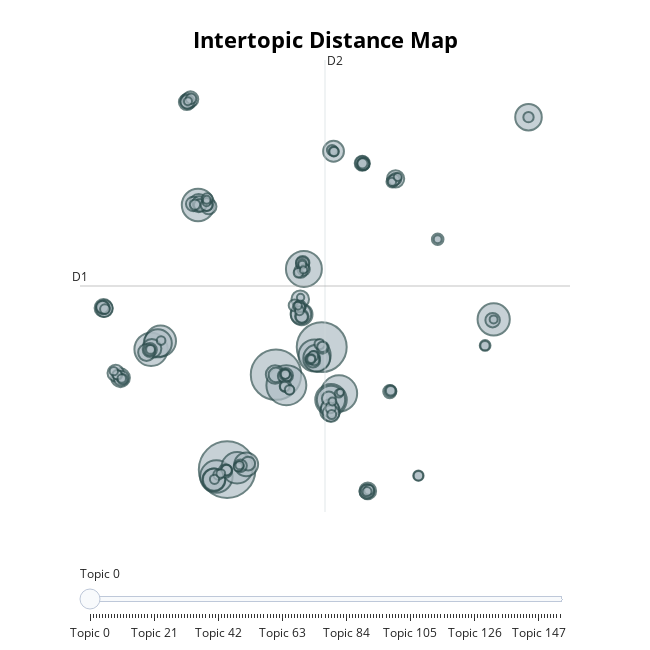

The code cell stored with this chart in its notebook:
### Code cell
topic_model.visualize_topics()

### Figure 1 — Plotly figure (JSON) as saved in the notebook; plotly's stock layout.template omitted (floating-point values rounded to 4 significant figures; data arrays with more than 128 entries replaced by an {"elided": "..."} marker saying what was removed)
{"data": [{"customdata": {"elided": "155x3 mixed values"}, "hovertemplate": "<b>Topic %{customdata[0]}</b><br>%{customdata[1]}<br>Size: %{customdata[2]}", "legendgroup": "", "marker": {"color": "#B0BEC5", "line": {"color": "DarkSlateGrey", "width": 2}, "size": {"elided": "155 int values"}, "sizemode": "area", "sizeref": 1.909, "symbol": "circle"}, "mode": "markers", "name": "", "orientation": "v", "showlegend": false, "type": "scatter", "x": {"elided": "155 float values"}, "xaxis": "x", "y": {"elided": "155 float values"}, "yaxis": "y"}], "layout": {"annotations": [{"showarrow": false, "text": "D1", "x": -11.3, "y": 5.702, "yshift": 10}, {"showarrow": false, "text": "D2", "x": 4.808, "xshift": 10, "y": 24.0}], "height": 650, "hoverlabel": {"bgcolor": "white", "font": {"family": "Rockwell", "size": 16}}, "legend": {"itemsizing": "constant", "tracegroupgap": 0}, "margin": {"t": 60}, "shapes": [{"line": {"color": "#CFD8DC", "width": 2}, "type": "line", "x0": 4.808, "x1": 4.808, "y0": -12.59, "y1": 24.0}, {"line": {"color": "#9E9E9E", "width": 2}, "type": "line", "x0": -11.3, "x1": 20.91, "y0": 5.702, "y1": 5.702}], "sliders": [{"active": 0, "pad": {"t": 50}, "steps": [{"args": [{"marker.color": {"elided": "1x155 str values"}}], "label": "Topic 0", "method": "update"}, {"args": [{"marker.color": {"elided": "1x155 str values"}}], "label": "Topic 1", "method": "update"}, {"args": [{"marker.color": {"elided": "1x155 str values"}}], "label": "Topic 2", "method": "update"}, {"args": [{"marker.color": {"elided": "1x155 str values"}}], "label": "Topic 3", "method": "update"}, {"args": [{"marker.color": {"elided": "1x155 str values"}}], "label": "Topic 4", "method": "update"}, {"args": [{"marker.color": {"elided": "1x155 str values"}}], "label": "Topic 5", "method": "update"}, {"args": [{"marker.color": {"elided": "1x155 str values"}}], "label": "Topic 6", "method": "update"}, {"args": [{"marker.color": {"elided": "1x155 str values"}}], "label": "Topic 7", "method": "update"}, {"args": [{"marker.color": {"elided": "1x155 str values"}}], "label": "Topic 8", "method": "update"}, {"args": [{"marker.color": {"elided": "1x155 str values"}}], "label": "Topic 9", "method": "update"}, {"args": [{"marker.color": {"elided": "1x155 str values"}}], "label": "Topic 10", "method": "update"}, {"args": [{"marker.color": {"elided": "1x155 str values"}}], "label": "Topic 11", "method": "update"}, {"args": [{"marker.color": {"elided": "1x155 str values"}}], "label": "Topic 12", "method": "update"}, {"args": [{"marker.color": {"elided": "1x155 str values"}}], "label": "Topic 13", "method": "update"}, {"args": [{"marker.color": {"elided": "1x155 str values"}}], "label": "Topic 14", "method": "update"}, {"args": [{"marker.color": {"elided": "1x155 str values"}}], "label": "Topic 15", "method": "update"}, {"args": [{"marker.color": {"elided": "1x155 str values"}}], "label": "Topic 16", "method": "update"}, {"args": [{"marker.color": {"elided": "1x155 str values"}}], "label": "Topic 17", "method": "update"}, {"args": [{"marker.color": {"elided": "1x155 str values"}}], "label": "Topic 18", "method": "update"}, {"args": [{"marker.color": {"elided": "1x155 str values"}}], "label": "Topic 19", "method": "update"}, {"args": [{"marker.color": {"elided": "1x155 str values"}}], "label": "Topic 20", "method": "update"}, {"args": [{"marker.color": {"elided": "1x155 str values"}}], "label": "Topic 21", "method": "update"}, {"args": [{"marker.color": {"elided": "1x155 str values"}}], "label": "Topic 22", "method": "update"}, {"args": [{"marker.color": {"elided": "1x155 str values"}}], "label": "Topic 23", "method": "update"}, {"args": [{"marker.color": {"elided": "1x155 str values"}}], "label": "Topic 24", "method": "update"}, {"args": [{"marker.color": {"elided": "1x155 str values"}}], "label": "Topic 25", "method": "update"}, {"args": [{"marker.color": {"elided": "1x155 str values"}}], "label": "Topic 26", "method": "update"}, {"args": [{"marker.color": {"elided": "1x155 str values"}}], "label": "Topic 27", "method": "update"}, {"args": [{"marker.color": {"elided": "1x155 str values"}}], "label": "Topic 28", "method": "update"}, {"args": [{"marker.color": {"elided": "1x155 str values"}}], "label": "Topic 29", "method": "update"}, {"args": [{"marker.color": {"elided": "1x155 str values"}}], "label": "Topic 30", "method": "update"}, {"args": [{"marker.color": {"elided": "1x155 str values"}}], "label": "Topic 31", "method": "update"}, {"args": [{"marker.color": {"elided": "1x155 str values"}}], "label": "Topic 32", "method": "update"}, {"args": [{"marker.color": {"elided": "1x155 str values"}}], "label": "Topic 33", "method": "update"}, {"args": [{"marker.color": {"elided": "1x155 str values"}}], "label": "Topic 34", "method": "update"}, {"args": [{"marker.color": {"elided": "1x155 str values"}}], "label": "Topic 35", "method": "update"}, {"args": [{"marker.color": {"elided": "1x155 str values"}}], "label": "Topic 36", "method": "update"}, {"args": [{"marker.color": {"elided": "1x155 str values"}}], "label": "Topic 37", "method": "update"}, {"args": [{"marker.color": {"elided": "1x155 str values"}}], "label": "Topic 38", "method": "update"}, {"args": [{"marker.color": {"elided": "1x155 str values"}}], "label": "Topic 39", "method": "update"}, {"args": [{"marker.color": {"elided": "1x155 str values"}}], "label": "Topic 40", "method": "update"}, {"args": [{"marker.color": {"elided": "1x155 str values"}}], "label": "Topic 41", "method": "update"}, {"args": [{"marker.color": {"elided": "1x155 str values"}}], "label": "Topic 42", "method": "update"}, {"args": [{"marker.color": {"elided": "1x155 str values"}}], "label": "Topic 43", "method": "update"}, {"args": [{"marker.color": {"elided": "1x155 str values"}}], "label": "Topic 44", "method": "update"}, {"args": [{"marker.color": {"elided": "1x155 str values"}}], "label": "Topic 45", "method": "update"}, {"args": [{"marker.color": {"elided": "1x155 str values"}}], "label": "Topic 46", "method": "update"}, {"args": [{"marker.color": {"elided": "1x155 str values"}}], "label": "Topic 47", "method": "update"}, {"args": [{"marker.color": {"elided": "1x155 str values"}}], "label": "Topic 48", "method": "update"}, {"args": [{"marker.color": {"elided": "1x155 str values"}}], "label": "Topic 49", "method": "update"}, {"args": [{"marker.color": {"elided": "1x155 str values"}}], "label": "Topic 50", "method": "update"}, {"args": [{"marker.color": {"elided": "1x155 str values"}}], "label": "Topic 51", "method": "update"}, {"args": [{"marker.color": {"elided": "1x155 str values"}}], "label": "Topic 52", "method": "update"}, {"args": [{"marker.color": {"elided": "1x155 str values"}}], "label": "Topic 53", "method": "update"}, {"args": [{"marker.color": {"elided": "1x155 str values"}}], "label": "Topic 54", "method": "update"}, {"args": [{"marker.color": {"elided": "1x155 str values"}}], "label": "Topic 55", "method": "update"}, {"args": [{"marker.color": {"elided": "1x155 str values"}}], "label": "Topic 56", "method": "update"}, {"args": [{"marker.color": {"elided": "1x155 str values"}}], "label": "Topic 57", "method": "update"}, {"args": [{"marker.color": {"elided": "1x155 str values"}}], "label": "Topic 58", "method": "update"}, {"args": [{"marker.color": {"elided": "1x155 str values"}}], "label": "Topic 59", "method": "update"}, {"args": [{"marker.color": {"elided": "1x155 str values"}}], "label": "Topic 60", "method": "update"}, {"args": [{"marker.color": {"elided": "1x155 str values"}}], "label": "Topic 61", "method": "update"}, {"args": [{"marker.color": {"elided": "1x155 str values"}}], "label": "Topic 62", "method": "update"}, {"args": [{"marker.color": {"elided": "1x155 str values"}}], "label": "Topic 63", "method": "update"}, {"args": [{"marker.color": {"elided": "1x155 str values"}}], "label": "Topic 64", "method": "update"}, {"args": [{"marker.color": {"elided": "1x155 str values"}}], "label": "Topic 65", "method": "update"}, {"args": [{"marker.color": {"elided": "1x155 str values"}}], "label": "Topic 66", "method": "update"}, {"args": [{"marker.color": {"elided": "1x155 str values"}}], "label": "Topic 67", "method": "update"}, {"args": [{"marker.color": {"elided": "1x155 str values"}}], "label": "Topic 68", "method": "update"}, {"args": [{"marker.color": {"elided": "1x155 str values"}}], "label": "Topic 69", "method": "update"}, {"args": [{"marker.color": {"elided": "1x155 str values"}}], "label": "Topic 70", "method": "update"}, {"args": [{"marker.color": {"elided": "1x155 str values"}}], "label": "Topic 71", "method": "update"}, {"args": [{"marker.color": {"elided": "1x155 str values"}}], "label": "Topic 72", "method": "update"}, {"args": [{"marker.color": {"elided": "1x155 str values"}}], "label": "Topic 73", "method": "update"}, {"args": [{"marker.color": {"elided": "1x155 str values"}}], "label": "Topic 74", "method": "update"}, {"args": [{"marker.color": {"elided": "1x155 str values"}}], "label": "Topic 75", "method": "update"}, {"args": [{"marker.color": {"elided": "1x155 str values"}}], "label": "Topic 76", "method": "update"}, {"args": [{"marker.color": {"elided": "1x155 str values"}}], "label": "Topic 77", "method": "update"}, {"args": [{"marker.color": {"elided": "1x155 str values"}}], "label": "Topic 78", "method": "update"}, {"args": [{"marker.color": {"elided": "1x155 str values"}}], "label": "Topic 79", "method": "update"}, {"args": [{"marker.color": {"elided": "1x155 str values"}}], "label": "Topic 80", "method": "update"}, {"args": [{"marker.color": {"elided": "1x155 str values"}}], "label": "Topic 81", "method": "update"}, {"args": [{"marker.color": {"elided": "1x155 str values"}}], "label": "Topic 82", "method": "update"}, {"args": [{"marker.color": {"elided": "1x155 str values"}}], "label": "Topic 83", "method": "update"}, {"args": [{"marker.color": {"elided": "1x155 str values"}}], "label": "Topic 84", "method": "update"}, {"args": [{"marker.color": {"elided": "1x155 str values"}}], "label": "Topic 85", "method": "update"}, {"args": [{"marker.color": {"elided": "1x155 str values"}}], "label": "Topic 86", "method": "update"}, {"args": [{"marker.color": {"elided": "1x155 str values"}}], "label": "Topic 87", "method": "update"}, {"args": [{"marker.color": {"elided": "1x155 str values"}}], "label": "Topic 88", "method": "update"}, {"args": [{"marker.color": {"elided": "1x155 str values"}}], "label": "Topic 89", "method": "update"}, {"args": [{"marker.color": {"elided": "1x155 str values"}}], "label": "Topic 90", "method": "update"}, {"args": [{"marker.color": {"elided": "1x155 str values"}}], "label": "Topic 91", "method": "update"}, {"args": [{"marker.color": {"elided": "1x155 str values"}}], "label": "Topic 92", "method": "update"}, {"args": [{"marker.color": {"elided": "1x155 str values"}}], "label": "Topic 93", "method": "update"}, {"args": [{"marker.color": {"elided": "1x155 str values"}}], "label": "Topic 94", "method": "update"}, {"args": [{"marker.color": {"elided": "1x155 str values"}}], "label": "Topic 95", "method": "update"}, {"args": [{"marker.color": {"elided": "1x155 str values"}}], "label": "Topic 96", "method": "update"}, {"args": [{"marker.color": {"elided": "1x155 str values"}}], "label": "Topic 97", "method": "update"}, {"args": [{"marker.color": {"elided": "1x155 str values"}}], "label": "Topic 98", "method": "update"}, {"args": [{"marker.color": {"elided": "1x155 str values"}}], "label": "Topic 99", "method": "update"}, {"args": [{"marker.color": {"elided": "1x155 str values"}}], "label": "Topic 100", "method": "update"}, {"args": [{"marker.color": {"elided": "1x155 str values"}}], "label": "Topic 101", "method": "update"}, {"args": [{"marker.color": {"elided": "1x155 str values"}}], "label": "Topic 102", "method": "update"}, {"args": [{"marker.color": {"elided": "1x155 str values"}}], "label": "Topic 103", "method": "update"}, {"args": [{"marker.color": {"elided": "1x155 str values"}}], "label": "Topic 104", "method": "update"}, {"args": [{"marker.color": {"elided": "1x155 str values"}}], "label": "Topic 105", "method": "update"}, {"args": [{"marker.color": {"elided": "1x155 str values"}}], "label": "Topic 106", "method": "update"}, {"args": [{"marker.color": {"elided": "1x155 str values"}}], "label": "Topic 107", "method": "update"}, {"args": [{"marker.color": {"elided": "1x155 str values"}}], "label": "Topic 108", "method": "update"}, {"args": [{"marker.color": {"elided": "1x155 str values"}}], "label": "Topic 109", "method": "update"}, {"args": [{"marker.color": {"elided": "1x155 str values"}}], "label": "Topic 110", "method": "update"}, {"args": [{"marker.color": {"elided": "1x155 str values"}}], "label": "Topic 111", "method": "update"}, {"args": [{"marker.color": {"elided": "1x155 str values"}}], "label": "Topic 112", "method": "update"}, {"args": [{"marker.color": {"elided": "1x155 str values"}}], "label": "Topic 113", "method": "update"}, {"args": [{"marker.color": {"elided": "1x155 str values"}}], "label": "Topic 114", "method": "update"}, {"args": [{"marker.color": {"elided": "1x155 str values"}}], "label": "Topic 115", "method": "update"}, {"args": [{"marker.color": {"elided": "1x155 str values"}}], "label": "Topic 116", "method": "update"}, {"args": [{"marker.color": {"elided": "1x155 str values"}}], "label": "Topic 117", "method": "update"}, {"args": [{"marker.color": {"elided": "1x155 str values"}}], "label": "Topic 118", "method": "update"}, {"args": [{"marker.color": {"elided": "1x155 str values"}}], "label": "Topic 119", "method": "update"}, {"args": [{"marker.color": {"elided": "1x155 str values"}}], "label": "Topic 120", "method": "update"}, {"args": [{"marker.color": {"elided": "1x155 str values"}}], "label": "Topic 121", "method": "update"}, {"args": [{"marker.color": {"elided": "1x155 str values"}}], "label": "Topic 122", "method": "update"}, {"args": [{"marker.color": {"elided": "1x155 str values"}}], "label": "Topic 123", "method": "update"}, {"args": [{"marker.color": {"elided": "1x155 str values"}}], "label": "Topic 124", "method": "update"}, {"args": [{"marker.color": {"elided": "1x155 str values"}}], "label": "Topic 125", "method": "update"}, {"args": [{"marker.color": {"elided": "1x155 str values"}}], "label": "Topic 126", "method": "update"}, {"args": [{"marker.color": {"elided": "1x155 str values"}}], "label": "Topic 127", "method": "update"}, {"args": [{"marker.color": {"elided": "1x155 str values"}}], "label": "Topic 128", "method": "update"}, {"args": [{"marker.color": {"elided": "1x155 str values"}}], "label": "Topic 129", "method": "update"}, {"args": [{"marker.color": {"elided": "1x155 str values"}}], "label": "Topic 130", "method": "update"}, {"args": [{"marker.color": {"elided": "1x155 str values"}}], "label": "Topic 131", "method": "update"}, {"args": [{"marker.color": {"elided": "1x155 str values"}}], "label": "Topic 132", "method": "update"}, {"args": [{"marker.color": {"elided": "1x155 str values"}}], "label": "Topic 133", "method": "update"}, {"args": [{"marker.color": {"elided": "1x155 str values"}}], "label": "Topic 134", "method": "update"}, {"args": [{"marker.color": {"elided": "1x155 str values"}}], "label": "Topic 135", "method": "update"}, {"args": [{"marker.color": {"elided": "1x155 str values"}}], "label": "Topic 136", "method": "update"}, {"args": [{"marker.color": {"elided": "1x155 str values"}}], "label": "Topic 137", "method": "update"}, {"args": [{"marker.color": {"elided": "1x155 str values"}}], "label": "Topic 138", "method": "update"}, {"args": [{"marker.color": {"elided": "1x155 str values"}}], "label": "Topic 139", "method": "update"}, {"args": [{"marker.color": {"elided": "1x155 str values"}}], "label": "Topic 140", "method": "update"}, {"args": [{"marker.color": {"elided": "1x155 str values"}}], "label": "Topic 141", "method": "update"}, {"args": [{"marker.color": {"elided": "1x155 str values"}}], "label": "Topic 142", "method": "update"}, {"args": [{"marker.color": {"elided": "1x155 str values"}}], "label": "Topic 143", "method": "update"}, {"args": [{"marker.color": {"elided": "1x155 str values"}}], "label": "Topic 144", "method": "update"}, {"args": [{"marker.color": {"elided": "1x155 str values"}}], "label": "Topic 145", "method": "update"}, {"args": [{"marker.color": {"elided": "1x155 str values"}}], "label": "Topic 146", "method": "update"}, {"args": [{"marker.color": {"elided": "1x155 str values"}}], "label": "Topic 147", "method": "update"}, {"args": [{"marker.color": {"elided": "1x155 str values"}}], "label": "Topic 148", "method": "update"}, {"args": [{"marker.color": {"elided": "1x155 str values"}}], "label": "Topic 149", "method": "update"}, {"args": [{"marker.color": {"elided": "1x155 str values"}}], "label": "Topic 150", "method": "update"}, {"args": [{"marker.color": {"elided": "1x155 str values"}}], "label": "Topic 151", "method": "update"}, {"args": [{"marker.color": {"elided": "1x155 str values"}}], "label": "Topic 152", "method": "update"}, {"args": [{"marker.color": {"elided": "1x155 str values"}}], "label": "Topic 153", "method": "update"}, {"args": [{"marker.color": {"elided": "1x155 str values"}}], "label": "Topic 154", "method": "update"}]}], "title": {"font": {"color": "Black", "size": 22}, "text": "<b>Intertopic Distance Map</b>", "x": 0.5, "xanchor": "center", "y": 0.95, "yanchor": "top"}, "width": 650, "xaxis": {"anchor": "y", "domain": [0, 1], "range": [-11.3, 20.91], "title": {"text": ""}, "visible": false}, "yaxis": {"anchor": "x", "domain": [0, 1], "range": [-12.59, 24.0], "title": {"text": ""}, "visible": false}}}
